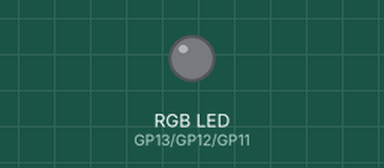
Bench run of a program on a simulated Raspberry Pi Pico running MicroPython. On the bench: an RGB LED mixed from three pins (HIGH = lit).

Above: at 0.1 s.
At 4.1 s:
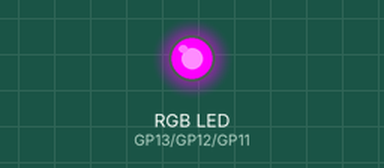
At 7.9 s:
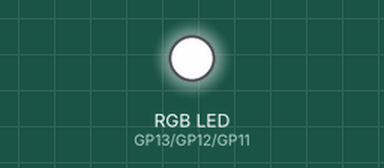
At 10.31 s:
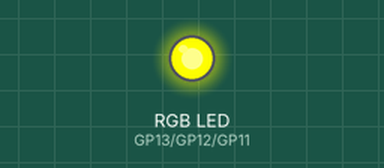
At 12.57 s:
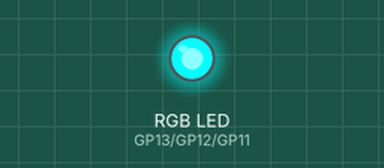
At 16.77 s:
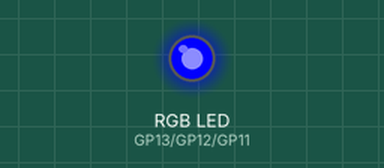
Timing chart, 0 to 16.9 s (numbered marks = the images above):
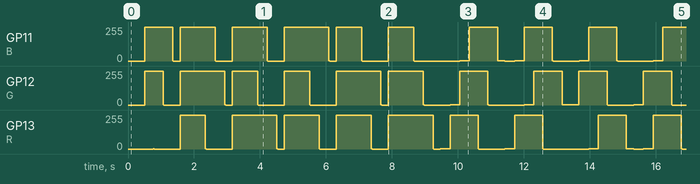

The program:

AutoRGB_COM11453_DerivedComposite.py
```python
import time
from machine import Pin, PWM

# Register pins
R = PWM(Pin(13))
G = PWM(Pin(12))
B = PWM(Pin(11))
R.freq(60)
G.freq(60)
B.freq(60)

# Data
# Subphase color combinations tied directly to LED pins: 012, 021, 120, 102, 201, 210
pincfg = [[R,G,B], [R,B,G], [G,B,R], [G,R,B], [B,R,G], [B,G,R]]
# Blink color composites ( Red = 1, Green = 2, Blue = 4, [Deprecated]Black = 0 )
blinkcfg = 1,2,4,1,2,4,1,2,4,1,2,4,3,6,5,3,6,5,3,6,5,3,6,5
# Sleep durations
SLEEP_BLINK = 0.15
SLEEP_PWM0 = 0.001
SLEEP_PWM1 = 0.001
SLEEP_BLACK = 0.2
SLEEP_WHITE = 0.5

# Temp
# Phase 0 & 1
pinproxy = dict([(0, pincfg[0][0]), (1, pincfg[0][1]), (2, pincfg[0][2])])
duty = dict([(0, 255), (1, 255), (2, 255)])
resetsp = True
direction = True
cfgindex = 0
# Phase 2
blinkindex = 0
blinktemp = 0
blinkon = False
# Compositing
animationphase = 0
phaseinitialized = False


# The infamous loop
while True:

    # Phase 0 - Fade
    if animationphase == 0:

        # Initialize phase
        if not phaseinitialized:
            for i in range(3):
                pinproxy[i] = pincfg[0][i]
                duty[i] = 255
            phaseinitialized = True

        # Extra freezzZ on white before changing values
        if resetsp:
            time.sleep(0.5)
            resetsp = False

        # Keyframe detection and execution
        if duty[0] <= 0 and duty[1] <= 0 and duty[2] <= 0:

            # Update index
            cfgindex += 1
            if cfgindex > 5:
                cfgindex = 0
                animationphase = 1
                phaseinitialized = False

            # Update target pins and initialize subphase
            resetsp = True
            for i in range(3):
                duty[i] = 255
                pinproxy[i] = pincfg[cfgindex][i]

            # Extra freezzZ on black
            time.sleep(SLEEP_BLACK)

        else:
            # Render frame
            if duty[0] > 0:
                duty[0] -= 1
            elif duty[1] > 0:
                duty[1] -= 1
            elif duty[2] > 0:
                duty[2] -= 1

        # Display frame
        for i in range(3):
            pinproxy[i].duty_u16(duty[i] * duty[i])

        # Inter-frame sleep
        time.sleep(SLEEP_PWM0)


    # Phase 1 - Wave
    elif animationphase == 1:

        # Initialize phase
        if not phaseinitialized:
            for i in range(3):
                pinproxy[i] = pincfg[0][i]
                duty[i] = 0
            phaseinitialized = True

        # Direction : Positive
        if direction:

            # Render frame
            if duty[0] < 255:
                duty[0] += 1
            elif duty[1] < 255:
                duty[1] += 1
            elif duty[2] < 255:
                duty[2] += 1

            # Keyframe detection and reversal
            if duty[0] >= 255 and duty[1] >= 255 and duty[2] >= 255:
                direction = False

        # Direction : Negative
        else:

            # Render frame
            if duty[0] > 0:
                duty[0] -= 1
            elif duty[1] > 0:
                duty[1] -= 1
            elif duty[2] > 0:
                duty[2] -= 1

            # Keyframe detection and subphase change
            if duty[0] <= 0 and duty[1] <= 0 and duty[2] <= 0:
                direction = True

                cfgindex += 1
                if cfgindex > 5:
                    cfgindex = 0
                    animationphase = 2
                    phaseinitialized = False

                # Reroute pins on subphase change
                for i in range(3):
                    pinproxy[i] = pincfg[cfgindex][i]

                # Extra freezzZ on black
                time.sleep(0.2)

        # Display frame
        for i in range(3):
            pinproxy[i].duty_u16(duty[i] * duty[i])

        # zzZ
        time.sleep(SLEEP_PWM1)


    # Phase 2 - Blink
    else:

        # Initialize phase
        if not phaseinitialized:
            for i in range(3):
                pinproxy[i] = pincfg[0][i]
            phaseinitialized = True

        # Toggle subphase mode
        blinkon = not blinkon

        # Blink - OFF Default
        for i in range(3):
            duty[i] = 0

        # Blink - ON
        if blinkon:

            # Render frame
            blinktemp = blinkcfg[blinkindex]
            if blinktemp / 4 >= 1:
                duty[0] = 255
            blinktemp = blinktemp % 4
            if blinktemp / 2 >= 1:
                duty[1] = 255
            if blinktemp % 2 >= 1:
                duty[2] = 255

            # Switch to next state
            blinkindex += 1

        elif blinkindex >= 24:
            blinkindex = 0
            animationphase = 0
            phaseinitialized = False

        # Display frame
        for i in range(3):
            pinproxy[i].duty_u16(duty[i] * duty[i])

        # zzZ
        time.sleep(SLEEP_BLINK)
```
